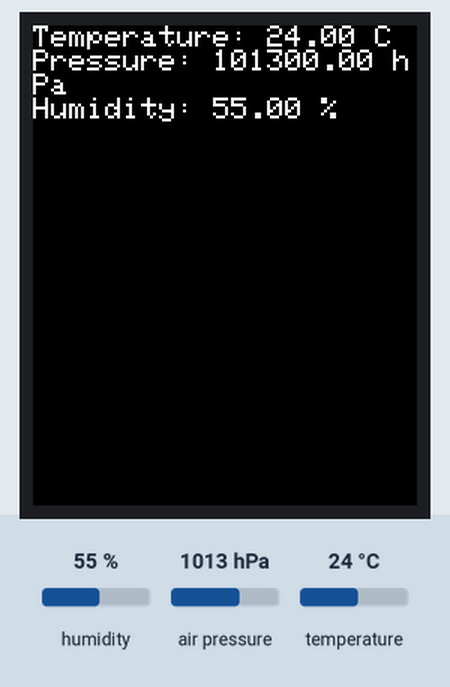
This sketch was run on a simulated Arduino Uno, built with avr-gcc and run on an emulated ATmega328P. Parts: 128×160 colour display. The inputs (shaded band) are chosen by the test bench; at power-on: humidity 55 %, air pressure 1013 hPa, temperature 24 °C.

Above: at 1.3 s.
1.4 s: humidity set to 22 %
3.7 s: air pressure set to 952 hPa
At 4.6 s:
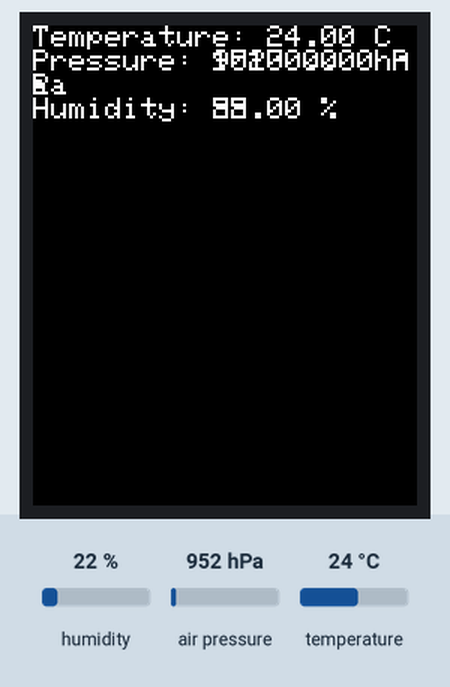
5.7 s: temperature set to 12 °C
7.7 s: humidity set to 40 %
At 9.3 s:
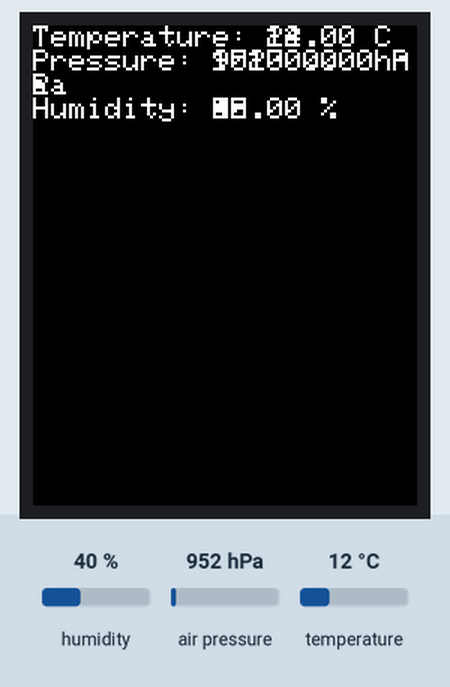
Timing chart, 0 to 10.7 s (numbered marks = the images above; inputs shaded):
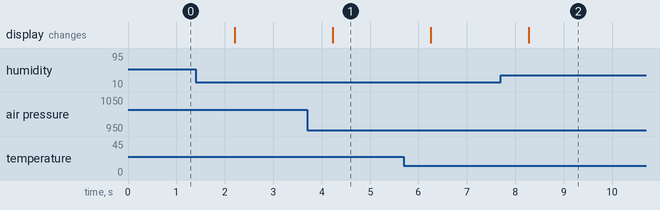

The sketch:

weatherClickBme280lcd.ino
```cpp
#include <Wire.h>
#include <Adafruit_GFX.h>
#include <Adafruit_ST7735.h>
#include <Adafruit_BME280.h>

Adafruit_ST7735 tft = Adafruit_ST7735(10, 9, 8);
Adafruit_BME280 bme;

void setup()
{
  tft.initR(INITR_BLACKTAB);
  tft.fillScreen(ST7735_BLACK);
  Wire.begin();
  bme.begin();
}

void loop()
{
  // Measure temperature, pressure, and humidity with BME280 sensor
  float temperature = bme.readTemperature();
  float pressure = bme.readPressure();
  float humidity = bme.readHumidity();

  // Display measurements on Adafruit 1.54 TFT screen
  tft.setCursor(0, 0);
  tft.setTextSize(1);
  tft.println("Temperature: " + String(temperature) + " C");
  tft.println("Pressure: " + String(pressure) + " hPa");
  tft.println("Humidity: " + String(humidity) + " %");
  delay(1000);
}
```

Measured:
- after the input at 3.7 s, the display: changes after 0.53 s (image 1)
- after the input at 7.7 s, the display: changes after 0.57 s (image 2)
